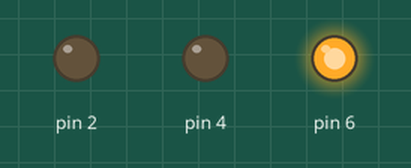
This sketch was run on a simulated Arduino Uno, built with avr-gcc and run on an emulated ATmega328P. On the bench: output pins drawn as LEDs (lit = HIGH).

Above: at 2.5 s.
At 6.0 s:
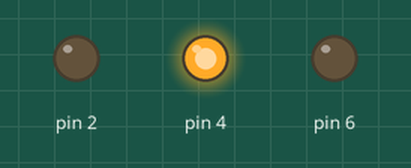
At 12.0 s:
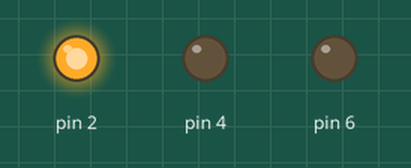
Timing chart, 0 to 22.1 s (numbered marks = the images above):
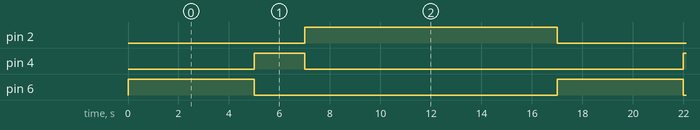

The sketch:

traffic_signal_light1.ino
```cpp
void setup()
{
  pinMode(2,OUTPUT);
  pinMode(4,OUTPUT);
  pinMode(6,OUTPUT);

}
void loop()
{
  digitalWrite(6,HIGH);
  digitalWrite(4,LOW);
  digitalWrite(2,LOW);
  delay(5000);
  digitalWrite(6,LOW);
  digitalWrite(4,HIGH);
  digitalWrite(2,LOW);
  delay(2000);
  digitalWrite(6,LOW);
  digitalWrite(4,LOW);
  digitalWrite(2,HIGH);
  delay(10000);
}
```

Measured:
- by itself, pin 2: alternates HIGH for 10.0 s and LOW for 7.0 s
- by itself, pin 4: alternates HIGH for 2.0 s and LOW for 15.0 s
- by itself, pin 6: alternates HIGH for 5.0 s and LOW for 12.0 s
